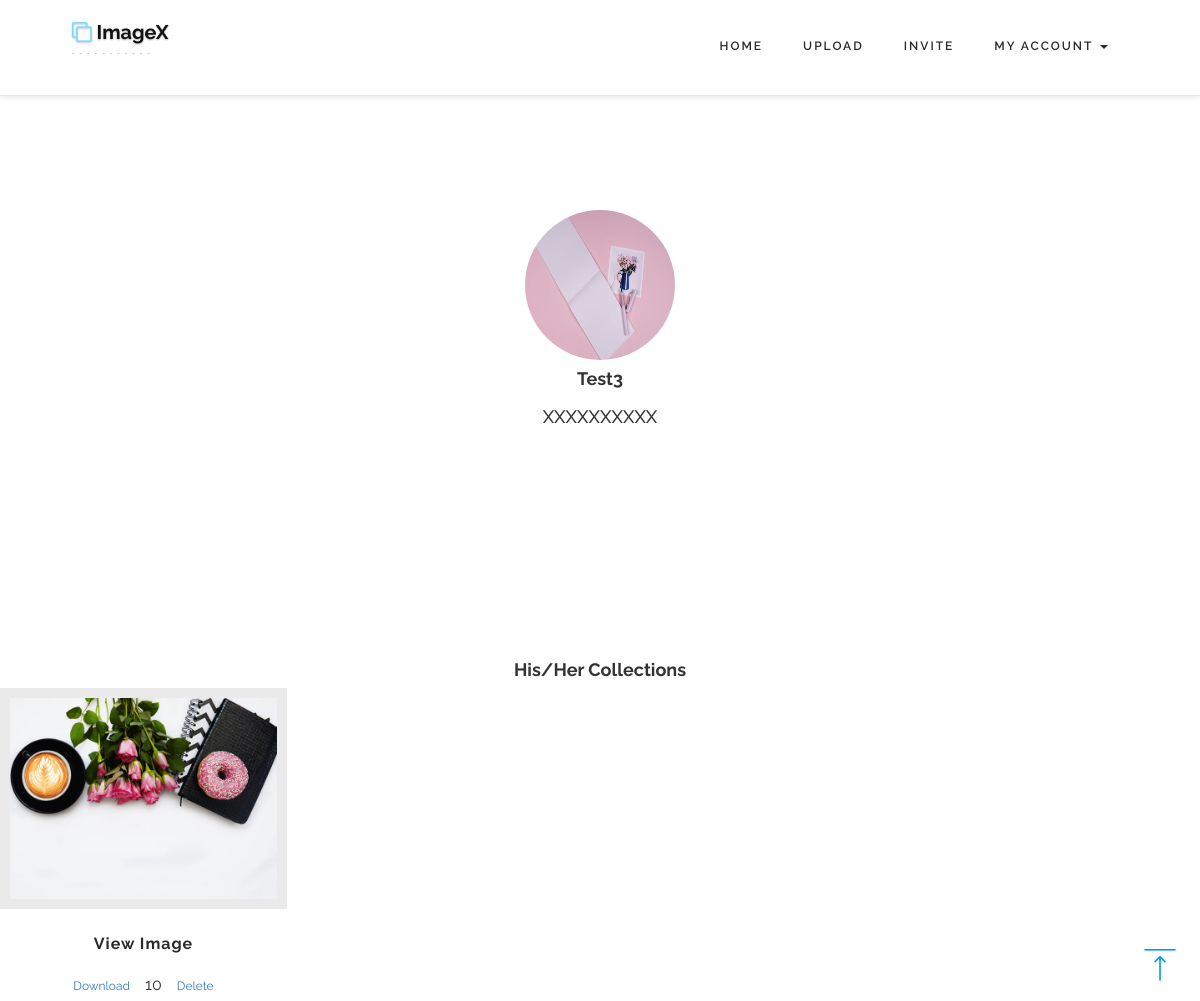
Before: /myaccount/ (signed in) with the older database file.
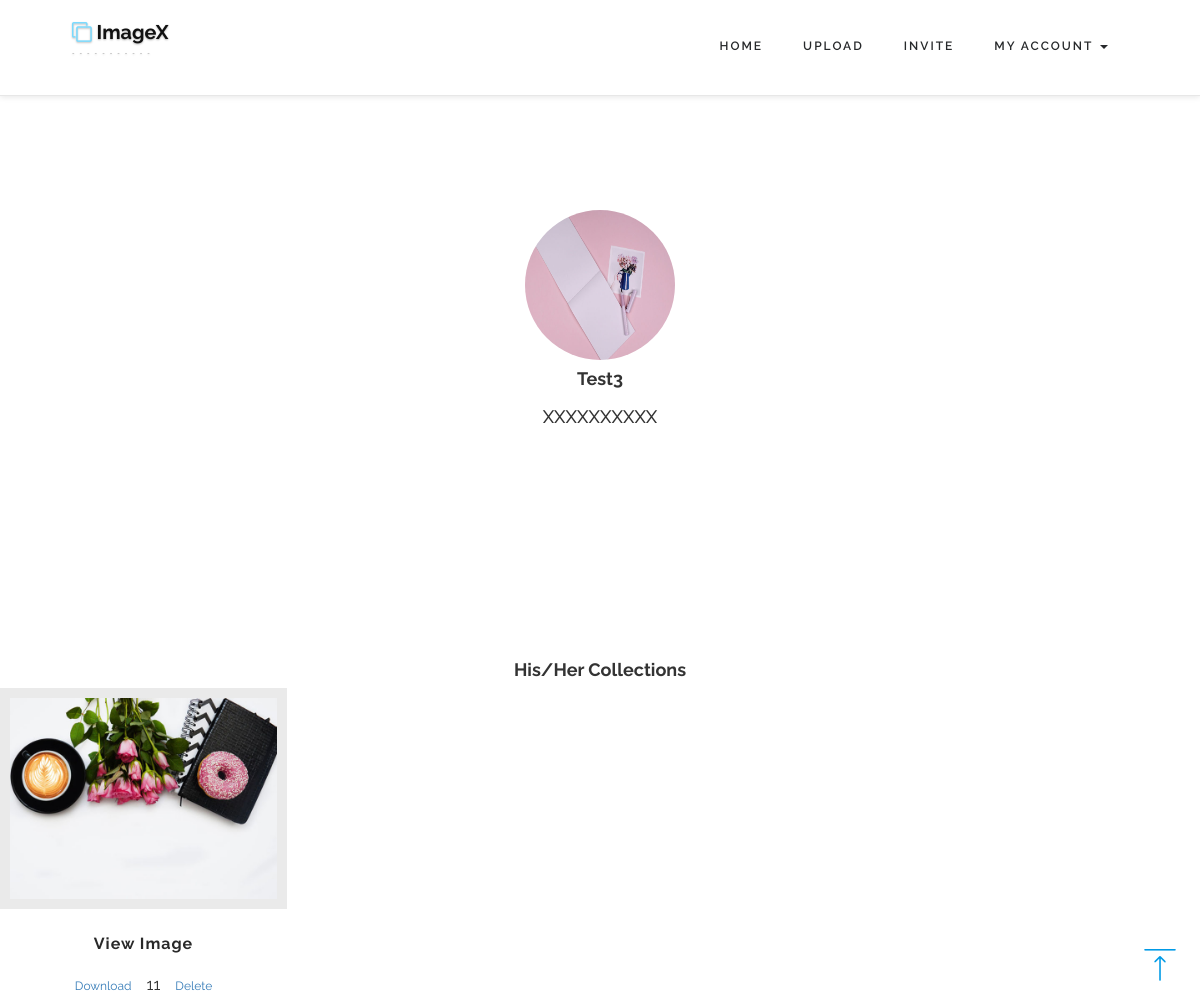
After: the same page with the newer database file.
### mainApp/models.py (models this page shows, shortened)
class Image(models.Model):
	title = models.CharField(max_length=30, blank=True)
	description = models.TextField(max_length=150, blank=True)
	image = models.ImageField(upload_to='images/',validators=[validate_file_extension])
	uploadtime = models.DateField(auto_now_add=True)
	tag = models.ManyToManyField(Tag, blank=True) #Tags of the image, related to tag model
	category = models.ForeignKey(Category, null=True, blank=True, on_delete=models.CASCADE) #Category of the image, related to category model
	owner = models.ForeignKey(Member, on_delete=models.CASCADE, blank=True) #temporary use for demo
	like_stats=models.IntegerField(default=0)
	download_stats=models.IntegerField(default=0)
	popularity=models.IntegerField(default=0)
	likeby = models.ManyToManyField(Member, related_name ='likeby', blank=True)

### mainApp/views.py (the view)
# urls.py: url(r'^myaccount/',views.myaccount, name='myaccount'),
@login_required
def myaccount(request):
    try:
        image_found = Image.objects.filter(owner=request.user)
    except ObjectDoesNotExist:
        image_found = None
    context={
      'image_found': image_found
    }
    return render(request, 'myaccount.html', context)

### mainApp/templates/myaccount.html (shortened to what this page needs)
<!DOCTYPE html>
<html>
<head>
  {% load staticfiles %}
</head>
<body>
  {% if user.is_authenticated %}
  {% include 'base_login.html' %}
  {% else %}
  {% include 'base.html' %}
  {% endif %}
  <div class="banner_bottom">
    <div class="testimonials" id="testimonials">
      <div class="carousel-inner" >
        <div class="item active">
          <div class="person">
            {% if user.avatar %}
            <center><img src="{{ user.avatar.url }}" alt="" style="width:150px;height:150px;" class="img-circle"></center>
            {% endif %}
            <h3><strong>{{ user.username }}</strong></h3>
            <h5>{{ user.self_description }}</h5>
          </div>
        </div>
      </div>
    </div>
  </div>
  <div class="banner_bottom">
    <div class="container">
      <h3><strong>His/Her Collections</strong></h3>
    </div>
    {% if image_found %}
    {% for img in image_found %}
    <ul class="portfolio-area">
      <li class="portfolio-item2" data-id="id-0" data-type="cat-item-4">
        <div>
          <span class="image-block block2 img-hover">
            <a class="image-zoom" href="{{img.image.url}}" rel="prettyPhoto[gallery]">
              <img src="{{img.image.url}}" class="img-responsive" alt="">
              <div class="port-info">
                <h5>View Image</h5>
              </div>
            </a>
          </span>
          <a href="{% url 'download_images' img_pk=img.id %}" type ="submit" class="btn btn-sm btn-outline-primary" id="download_image" name="download_image">Download
          </a>
          {{img.download_stats}}
          <a href="{% url 'delete' img_pk=img.id %}" type="submit" class="btn btn-sm btn-outline-primary" name="delete" onclick="return confirm('Are you sure you want to delete this image?')">Delete</a>
        </div>
      </div>
    {% endfor %}
    {% else %}
    <p> No results! </p>
    {% endif %}
<a href="#home" class="scroll" id="toTop" style="display: block;"> </a>
</body>
</html>

Changed rows visible on the page:
changed Image: download_stats "10" → "11"
